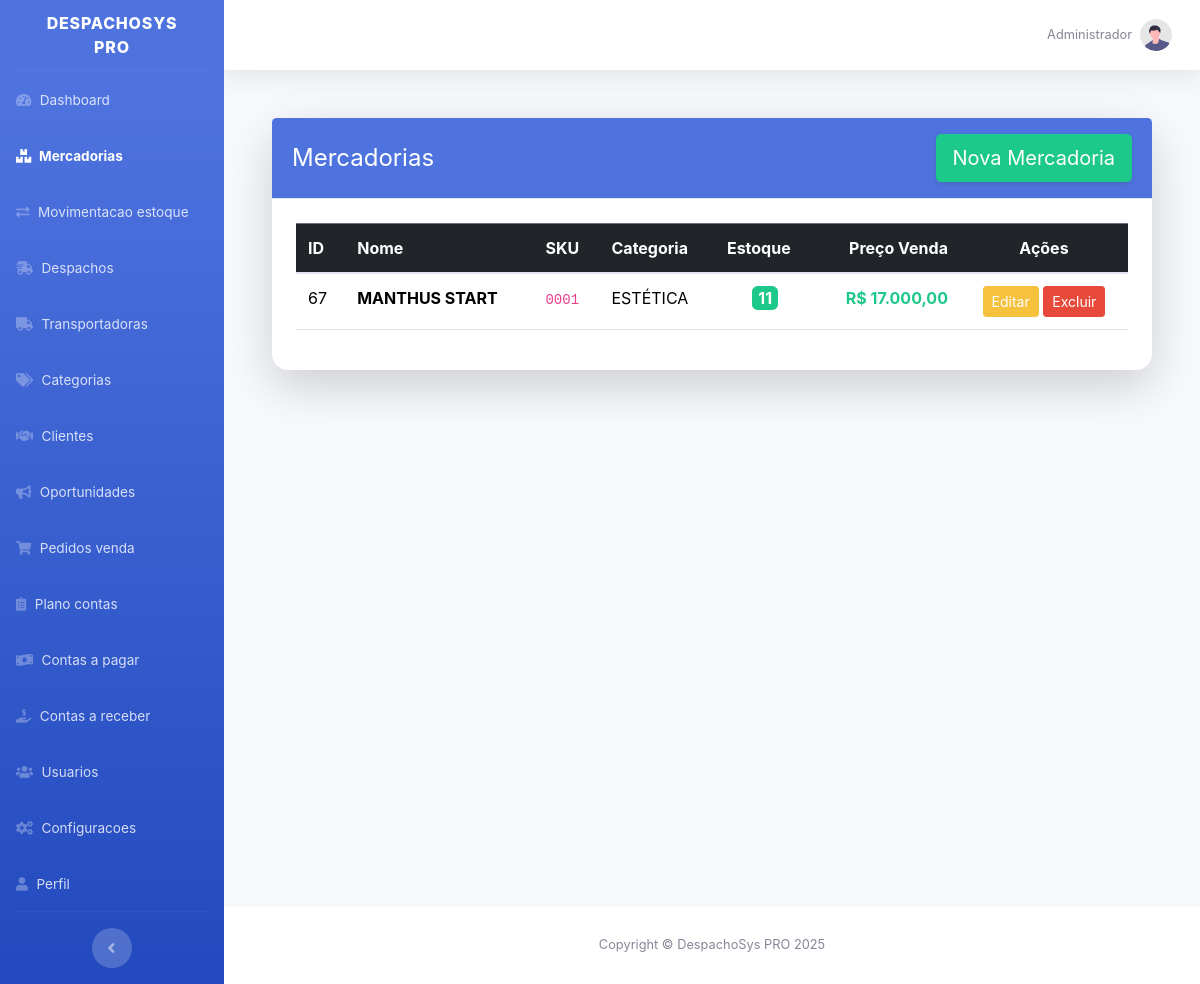
Page /index.php?page=mercadorias (signed in) on the committed database.
### tables this page shows
CREATE TABLE `users` (
  `id` int(11) NOT NULL,
  `nome` varchar(100) NOT NULL,
  `email` varchar(100) NOT NULL,
  `senha_hash` varchar(255) NOT NULL,
  `role` enum('admin','despachante','visualizador','vendedor','estoquista','logistica','financeiro') NOT NULL,
  `foto_perfil` varchar(255) DEFAULT NULL
);

CREATE TABLE `mercadorias` (
  `id` int(11) NOT NULL,
  `sku` varchar(50) NOT NULL,
  `preco_custo` decimal(10,2) DEFAULT '0.00',
  `preco_venda` decimal(10,2) NOT NULL DEFAULT '0.00',
  `unidade` varchar(10) DEFAULT 'UN',
  `nome` varchar(100) NOT NULL,
  `valor_unitario` decimal(10,2) DEFAULT NULL,
  `categoria_id` int(11) DEFAULT NULL,
  `quantidade_estoque` int(11) NOT NULL DEFAULT '0',
  `localizacao_estoque` varchar(50) DEFAULT NULL,
  `estoque_minimo` int(11) NOT NULL DEFAULT '0',
  `created_at` timestamp NOT NULL DEFAULT CURRENT_TIMESTAMP
);

### core.php (called while the page is built, shortened)
<?php
class DB {
    private static $instance = null;
    private function __construct() {
        try {
            $this->pdo = new PDO("mysql:host=".DB_HOST.";dbname=".DB_NAME.";charset=utf8mb4", DB_USER, DB_PASS, [
                PDO::ATTR_ERRMODE => PDO::ERRMODE_EXCEPTION,
                PDO::ATTR_DEFAULT_FETCH_MODE => PDO::FETCH_ASSOC
            ]);
        } catch (Exception $e) {
            die("Erro de banco: " . $e->getMessage());
        }
    }
    public static function getInstance() {
        if (self::$instance === null) self::$instance = new DB();
        return self::$instance->pdo;
    }
}
class Auth {
    public static function isLoggedIn() { return isset($_SESSION['user_id']); }
}
class SystemCore {
    public static function getUser() {
        $stmt = DB::getInstance()->prepare("SELECT id, nome, email, role FROM users WHERE id = ?");
        $stmt->execute([$_SESSION['user_id']]);
        return $stmt->fetch() ?: null;
    }
    public static function getMercadorias() {
        return DB::getInstance()->query("SELECT m.*, COALESCE(c.nome, 'Sem categoria') AS categoria_nome
                                         FROM mercadorias m LEFT JOIN categorias c ON m.categoria_id = c.id
                                         ORDER BY m.nome")->fetchAll();
    }
}

### views/_mercadorias.php (the view, shortened to what this page needs)
<?php
$mercadorias = SystemCore::getMercadorias();
?>
<div class="container-fluid py-4">
    <div class="card shadow-lg border-0 rounded-4">
        <div class="card-header bg-primary text-white d-flex justify-content-between align-items-center py-3">
            <h4 class="mb-0">Mercadorias</h4>
            <button class="btn btn-success btn-lg shadow-sm" onclick="abrirNovo()">
                Nova Mercadoria
            </button>
        </div>
        <div class="card-body p-4">
            <div class="table-responsive">
                <table class="table table-hover align-middle">
                    <thead class="table-dark">
                        <tr>
                            <th>ID</th>
                            <th>Nome</th>
                            <th>SKU</th>
                            <th>Categoria</th>
                            <th>Estoque</th>
                            <th class="text-end">Preço Venda</th>
                            <th class="text-center">Ações</th>
                        </tr>
                    </thead>
                    <tbody>
                        <?php if (empty($mercadorias)): ?>
                            <tr><td colspan="7" class="text-center py-5 text-muted">Nenhuma mercadoria cadastrada</td></tr>
                        <?php else: foreach ($mercadorias as $m): ?>
                            <tr>
                                <td><?= $m['id'] ?></td>
                                <td><strong><?= htmlspecialchars($m['nome']) ?></strong></td>
                                <td><code><?= htmlspecialchars($m['sku'] ?: 'S/N') ?></code></td>
                                <td><?= htmlspecialchars($m['categoria_nome'] ?? 'Sem categoria') ?></td>
                                <td class="text-center">
                                    <span class="badge fs-6 <?= $m['quantidade_estoque'] > 0 ? 'bg-success' : 'bg-danger' ?>">
                                        <?= number_format($m['quantidade_estoque']) ?>
                                    </span>
                                </td>
                                <td class="text-end text-success fw-bold">
                                    R$ <?= number_format($m['preco_venda'] ?? 0, 2, ',', '.') ?>
                                </td>
                                <td class="text-center">
                                    <button type="button" class="btn btn-warning btn-sm"
                                            onclick="abrirEditar(<?= htmlspecialchars(json_encode($m), ENT_QUOTES) ?>)">
                                        Editar
                                    </button>
                                    <a href="?page=mercadorias&delete=<?= $m['id'] ?>"
                                       class="btn btn-danger btn-sm"
                                       onclick="return confirm('Excluir permanentemente?')">
                                        Excluir
                                    </a>
                                </td>
                            </tr>
                        <?php endforeach; endif; ?>
                    </tbody>
                </table>
            </div>
        </div>
    </div>
</div>

### index.php (shortened to what this page needs)
<?php
require_once 'core.php';
$page = $_GET['page'] ?? 'login';
$currentUser = Auth::isLoggedIn() ? SystemCore::getUser() : null;
?>
<!DOCTYPE html>
<html lang="pt-BR">
<head>
    <link href="https://cdn.jsdelivr.net/npm/bootstrap@5.3.3/dist/css/bootstrap.min.css" rel="stylesheet">
    <link href="https://cdnjs.cloudflare.com/ajax/libs/font-awesome/5.15.4/css/all.min.css" rel="stylesheet">
    <link href="css/sb-admin-2.min.css" rel="stylesheet">
</head>
<?php if ($page === 'login' || $page === 'rastrear'): ?>
    <body class="bg-gradient-primary">
        <div class="container">
            <div class="row justify-content-center">
                <div class="col-xl-10 col-lg-12 col-md-9">
                    <div class="card o-hidden border-0 shadow-lg my-5">
                        <div class="card-body p-0">
                            <?php if ($page === 'login'): ?>
                                <?php include 'views/_login.php'; ?>
                            <?php else: ?>
                                <?php include 'views/_rastrear.php'; ?>
                            <?php endif; ?>
                        </div>
                    </div>
                </div>
            </div>
        </div>
    </body>
<?php else: ?>
    <body id="page-top">
        <div id="wrapper">
            <ul class="navbar-nav bg-gradient-primary sidebar sidebar-dark accordion" id="accordionSidebar">
                <a class="sidebar-brand d-flex align-items-center justify-content-center" href="index.php?page=dashboard">
                    <div class="sidebar-brand-text mx-3"><?php echo SITE_NAME; ?></div>
                </a>
                <hr class="sidebar-divider my-0">
                <?php
                    $menu_items = SystemCore::getConfig('menu_access_roles') ?? [];
                    $current_role = $currentUser['role'] ?? 'guest';
                    $all_modules = [
                        'dashboard' => 'fas fa-tachometer-alt',
                        'mercadorias' => 'fas fa-boxes',
                        'movimentacao_estoque' => 'fas fa-exchange-alt',
                        'despachos' => 'fas fa-shipping-fast',
                        'transportadoras' => 'fas fa-truck',
                        'categorias' => 'fas fa-tags',
                        'clientes' => 'fas fa-handshake',
                        'oportunidades' => 'fas fa-bullhorn',
                        'pedidos_venda' => 'fas fa-shopping-cart',
                        'plano_contas' => 'fas fa-clipboard-list',
                        'contas_a_pagar' => 'fas fa-money-bill-wave',
                        'contas_a_receber' => 'fas fa-hand-holding-usd',
                        'usuarios' => 'fas fa-users',
                        'configuracoes' => 'fas fa-cogs',
                        'perfil' => 'fas fa-user',
                    ];
                ?>
                <?php foreach ($all_modules as $menu_page => $icon): ?>
                    <?php
                        $is_allowed = ($current_role === 'admin' || (isset($menu_items[$menu_page]) && in_array($current_role, $menu_items[$menu_page])));
                        if ($menu_page === 'dashboard' || $menu_page === 'perfil') $is_allowed = true;
                    ?>
                    <?php if ($is_allowed):
                        $display_name = ucfirst(str_replace('_', ' ', $menu_page));
                    ?>
                        <li class="nav-item <?php echo ($page === $menu_page) ? 'active' : ''; ?>">
                            <a class="nav-link" href="index.php?page=<?php echo $menu_page; ?>">
                                <i class="<?php echo $icon; ?>"></i>
                                <span><?php echo $display_name; ?></span>
                            </a>
                        </li>
                    <?php endif; ?>
                <?php endforeach; ?>
                <hr class="sidebar-divider d-none d-md-block">
                <div class="text-center d-none d-md-inline">
                    <button class="rounded-circle border-0" id="sidebarToggle"></button>
                </div>
            </ul>
            <div id="content-wrapper" class="d-flex flex-column">
                <div id="content">
                    <nav class="navbar navbar-expand navbar-light bg-white topbar mb-4 static-top shadow">
                        <ul class="navbar-nav ms-auto">
                            <li class="nav-item dropdown no-arrow">
                                <a class="nav-link dropdown-toggle" href="#" id="userDropdown" role="button" data-bs-toggle="dropdown" aria-haspopup="true" aria-expanded="false">
                                    <span class="mr-2 d-none d-lg-inline text-gray-600 small"><?php echo $currentUser['nome']; ?></span>
                                    <img class="img-profile rounded-circle" src="<?php echo $currentUser['foto_perfil'] ?? 'img/undraw_profile.svg'; ?>">
                                </a>
                            </li>
                        </ul>
                    </nav>
                    <div class="container-fluid">
                        <?php
                            $view_path = 'views/_' . $page . '.php';
                            if (file_exists($view_path)) {
                                include $view_path;
                            } else {
                                include 'views/_404.php';
                            }
                        ?>
                    </div>
                </div>
                <footer class="sticky-footer bg-white">
                    <div class="container my-auto">
                        <div class="copyright text-center my-auto">
                            <span>Copyright &copy; <?php echo SITE_NAME; ?> <?php echo date('Y'); ?></span>
                        </div>
                    </div>
                </footer>
            </div>
        </div>
    </body>
<?php endif; ?>
</html>

### rows in the picture
users: role "admin" (drawn), nome "Administrador"
mercadorias: id "67", nome "MANTHUS START", sku "0001", categoria_nome "ESTÉTICA", quantidade_estoque "11", preco_venda "17.000,00"

### other values in the picture
SITE_NAME "DESPACHOSYS PRO"
$display_name "Dashboard"
$display_name "Mercadorias"
$display_name "Movimentacao estoque"
$display_name "Despachos"
$display_name "Transportadoras"
$display_name "Categorias"
$display_name "Clientes"
$display_name "Oportunidades"
$display_name "Pedidos venda"
$display_name "Plano contas"
$display_name "Contas a pagar"
$display_name "Contas a receber"
$display_name "Usuarios"
$display_name "Configuracoes"
